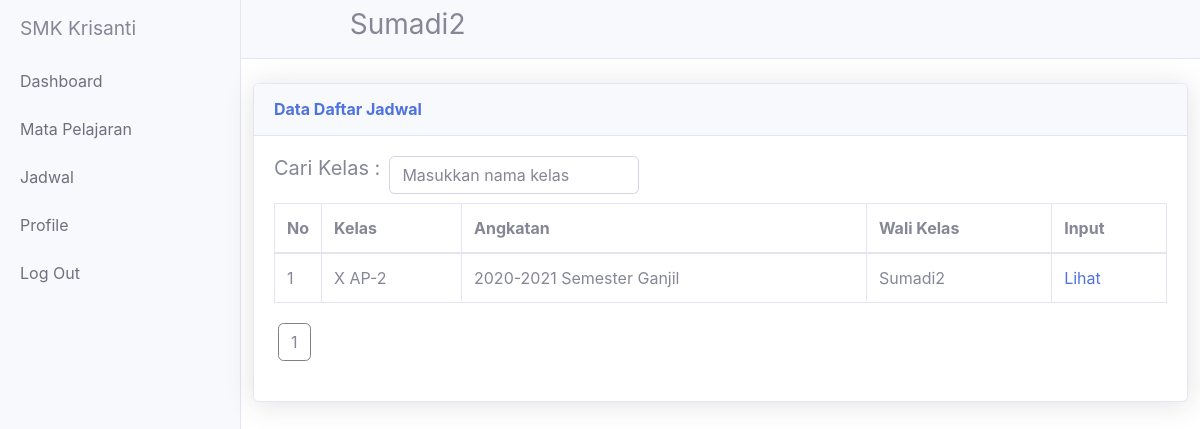
Screenshot of /guru/jadwal.php?id=16 with the database file from the repository.
### tables this page shows
CREATE TABLE `guru` (
  `id_guru` int(11) NOT NULL,
  `id_user` int(100) NOT NULL,
  `id_angkatan` int(100) NOT NULL,
  `id_kelas` int(100) NOT NULL,
  `nuptk` varchar(16) NOT NULL,
  `nama_guru` varchar(100) NOT NULL,
  `password` varchar(8) NOT NULL,
  `alamat` varchar(50) NOT NULL,
  `no_hp` varchar(15) NOT NULL,
  `email` varchar(45) NOT NULL,
  `agama` varchar(8) NOT NULL,
  `tempat_lahir` varchar(10) NOT NULL,
  `tanggal_lahir` varchar(10) NOT NULL,
  `status` varchar(11) NOT NULL,
  `jenis_kelamin` varchar(10) NOT NULL,
  `foto` text NOT NULL
);

CREATE TABLE `kelas` (
  `nama_kelas` char(8) NOT NULL,
  `jumlah_siswa` int(100) NOT NULL,
  `angkatan` varchar(255) NOT NULL,
  `semester` int(100) NOT NULL,
  `id_kelas` int(11) NOT NULL,
  `id_angkatan` int(100) NOT NULL,
  `id_guru` int(100) NOT NULL,
  `max_siswa` int(100) NOT NULL
);

### guru/jadwal.php (the view, shortened to what this page needs)
<?php include('header.php');?>
 <br>
 <div class="col-xl-12 col-lg-7" style="margin-left: auto;    margin-right: auto;">
              <div class="card shadow mb-4">
                <div class="card-header py-3 d-flex flex-row align-items-center justify-content-between">
                  <h6 class="m-0 font-weight-bold text-primary">Data Daftar Jadwal</h6>
                </div>
                <div class="card-body">
                <div class="table-responsive">
                  <div class="row" style="margin-left:auto; margin-bottom:1%;">
                  <h5> Cari Kelas :</h5>
                      <input id="myInput" onkeyup="myFunction()" placeholder="Masukkan nama kelas" type="search" class="form-control" style="margin-right:1%;max-width:250px; margin-left:1%;"placeholder="" aria-controls="dataTable">
                    </div>
                <table class="table table-bordered" id="myTable" width="100%" cellspacing="0">
                <thead>
                <tr>
                <th>No</th>
                <th>Kelas</th>
                <th>Angkatan</th>
                <th>Wali Kelas</th>
                <th>Input</th>
                </tr>
                </thead>
                <?php
                $halaman = 10;
                $page = isset($_GET['halaman'])? (int)$_GET["halaman"]:1;
                $mulai = ($page>1) ? ($page * $halaman) - $halaman : 0;
	$sql="SELECT * FROM kelas LEFT JOIN guru ON kelas.id_kelas = guru.id_kelas WHERE kelas.id_guru = $id_guru";
  $query=mysqli_query($db,$sql);
  $total = mysqli_num_rows($query);
  $pages = ceil($total/$halaman);
  $getData = mysqlI_query($db,"SELECT * FROM kelas LEFT JOIN guru ON kelas.id_kelas = guru.id_kelas WHERE kelas.id_guru = $id_guru LIMIT $mulai, $halaman");
$i=0;
	while($siswa=mysqli_fetch_array($getData)){
    $i++;
    if($siswa['semester']==1){
      $semester="Semester Ganjil";
    } else {
      $semester="Semster Genap";
    }
		echo"<tr>";
		echo"<td style='width:20px;'>$i</td>";
		echo"<td style='width:140px'>".$siswa['nama_kelas']."</td>";
		echo"<td >".$siswa['angkatan']." $semester</td>";
		echo"<td >".$siswa['nama_guru']."</td>";
		echo"<td></a> <a href='jadwal_detail.php?id_kelas=".$siswa['id_kelas']."&&hari=senin&&id=$id_guru&&id_angkatan=".$siswa['id_angkatan']."'>Lihat</a></td>";
		echo"</tr>";
	}
	?>
                  </table>
  <div  style="margin-left:auto" class="row">
  <div style="col-6">
  <ul class="pagination">
  <?php for ($j=1; $j<=$pages ; $j++){ ?>
    <li >
  <a class="btn" style="border:solid 1px grey ; margin:4px;" href="?halaman=<?php echo "$j&&id_admin=$id_admin"; ?>"><?php echo $j; ?></a>
  </li>
  <?php } ?>
  </ul>
</div>
</div>
                  </div>
                </div>
              </div>
            </div>

### guru/header.php (shortened to what this page needs)
<?php
$id_guru = $_GET['id'];
$getDataGuru=mysqli_query($db,"SELECT * FROM guru WHERE id_guru ='$id_guru'");
$dataGuru=mysqli_fetch_assoc($getDataGuru);
$namaGuru=$dataGuru['nama_guru'];
$id_user=$dataGuru['id_user'];
?>
<!DOCTYPE html>
<html lang="en">
<head>
  <link href="../css/font-awesome.css" rel="stylesheet">
  <link href="../css/vendor/bootstrap/css/bootstrap.min.css" rel="stylesheet">
  <link href="../css/sb-admin-2.min.css" rel="stylesheet">
  <link href="../css/vendor/fontawesome-free/css/all.min.css" rel="stylesheet" type="text/css">
  <link href="../css/simple-sidebar.css" rel="stylesheet">
</head>
<body>
  <div class="d-flex" id="wrapper">
    <div style=""class="bg-light border-right" id="sidebar-wrapper">
      <div class="sidebar-heading"> SMK Krisanti </div>
      <div class="list-group list-group-flush">
        <a href="index.php?id=<?php echo "$id_guru"?>" class="list-group-item list-group-item-action bg-light">Dashboard</a>
         <a href="mata_pelajaran.php?id=<?php echo "$id_guru"?>" class="list-group-item list-group-item-action bg-light">Mata Pelajaran </a>
         <a href="jadwal.php?id=<?php echo "$id_guru"?>" class="list-group-item list-group-item-action bg-light">Jadwal </a>
        <a href="profile.php?id=<?php echo "$id_guru&&id_user=$id_user"?>" class="list-group-item list-group-item-action bg-light">Profile</a>
        <a href="../index.php" class="list-group-item list-group-item-action bg-light">Log Out</a>
      </div>
    </div>
    <div id="page-content-wrapper">
      <nav class="navbar navbar-expand-lg navbar-light bg-light border-bottom">
		<h3 style="margin-left:10%;"><?php echo "$namaGuru";?><h3>
        <div class="collapse navbar-collapse" id="navbarSupportedContent">
          <ul class="navbar-nav ml-auto mt-2 mt-lg-0">
            <li class="nav-item active">
              <a class="nav-link" href="#"><span class="sr-only">(current)</span></a>
            </li>
            <li class="nav-item">
              <a class="nav-link" href="#"></a>
            </li>
          </ul>
        </div>
      </nav>

### css/simple-sidebar.css (style rules this page uses)
body { overflow-x: hidden; }
#sidebar-wrapper { min-height: 100vh; margin-left: -15rem; -webkit-transition: margin .25s ease-out; -moz-transition: margin .25s ease-out; -o-transition: margin .25s ease-out; transition: margin .25s ease-out; }
#sidebar-wrapper .sidebar-heading { padding: 0.875rem 1.25rem; font-size: 1.2rem; }
#sidebar-wrapper .list-group { width: 15rem; }
#page-content-wrapper { min-width: 100vw; }
@media (min-width: 768px) { #sidebar-wrapper { margin-left: 0; } }
@media (min-width: 768px) { #page-content-wrapper { min-width: 0; width: 100%; } }

### rows the page displays
guru: nama_guru "Sumadi2"
kelas: nama_kelas "X AP-2", angkatan "2020-2021", semester "Semester Ganjil", id_guru.nama_guru "Sumadi2"
